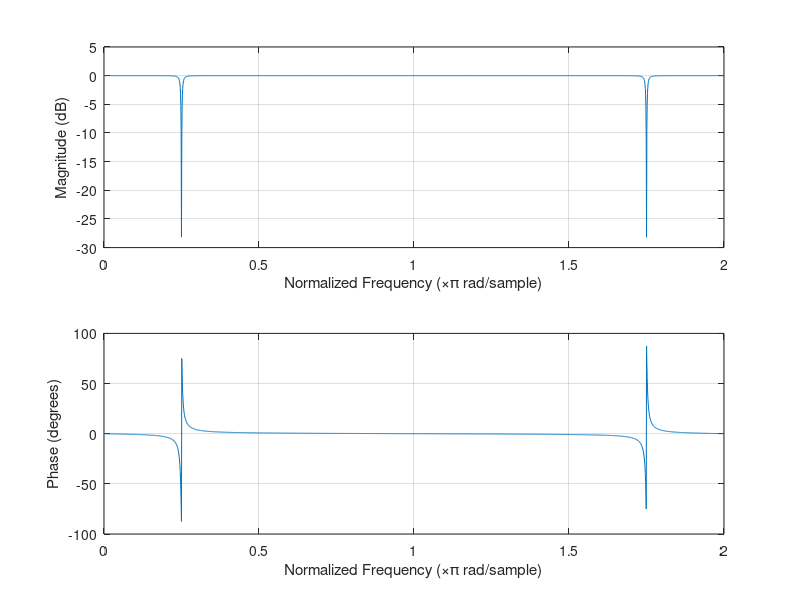

MATLAB code for this plot:
N=2001;
w0=pi/4;
r0=0.99;
b0=(1-r0*exp(1i*w0))*(1-r0*exp(-1i*w0))/((1-exp(1i*w0))*(1-exp(-1i*w0)));
b1=[1,-exp(1i*w0)];
b2=[1,-exp(-1i*w0)];
b=b0*conv(b1,b2);
a1=[1,-r0*exp(1i*w0)];
a2=[1,-r0*exp(-1i*w0)];
a=conv(a1,a2);
freqz(b,a,2001,'whole');